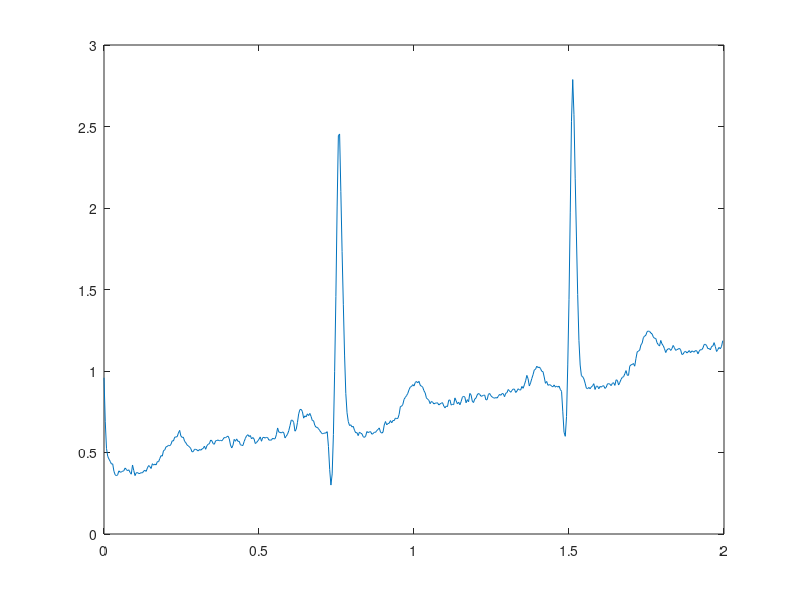

Reproduce this figure in MATLAB.
% LINREG1.M
%   This program loads in ekg2.txt to MATLAB and plots it to the screen
%   Peter N Dobbs 12/7/2015

% housekeeping overhead
clear all
close all

% different kinds of load commands
%   1.  load ekg2.txt
%   2.  load('ekg2.txt');
%   3.  a = load('ekg2.txt');
%   4.  Low Level I/O

% example of low level I/O to open and read the file
fid = fopen('ekg2.txt','r');

if (fid == -1)
    disp('File not found!'); % disp is like printf
end

for i = 1:500
    a(:,i) = fscanf(fid,'%g',[2,1]);
end

fclose(fid);

% make it from 2x500 to 500x2
a = a';

t = a(:,1);
v = a(:,2);
plot(t,v);